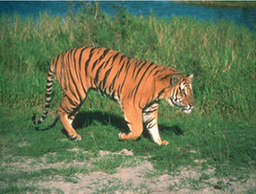
#> input picture experiment6/origin.png, 256 x 194 px, shrunk from 481 x 364 before the run, found by its file name
$ python '先转换为亮度.py'
#> lines starting #> are read from the running program, lines starting #| are printed output that depends on the picture
import cv2
import numpy as np
from sklearn.cluster import SpectralClustering
import matplotlib.pyplot as plt
from sklearn.preprocessing import StandardScaler

def adjust_brightness(image, beta=50):
    """
    调整图像亮度。
    beta > 0 增加亮度，beta < 0 减少亮度
    """
    adjusted = cv2.convertScaleAbs(image, alpha=1, beta=beta)
    return adjusted

def extract_features(image):
    """
    提取图像特征，包括颜色和空间位置。
    """
    # 获取图像的高、宽
    h, w, c = image.shape
    # 创建网格坐标
    x, y = np.meshgrid(np.arange(w), np.arange(h))
    # 将特征展平成二维数组
    features = np.zeros((h * w, 5))
    features[:, 0:3] = image.reshape(-1, 3)  # 颜色特征 (B, G, R)
    features[:, 3] = x.reshape(-1) / w  # 归一化x坐标
    features[:, 4] = y.reshape(-1) / h  # 归一化y坐标

    # 标准化特征以提高聚类效果
    scaler = StandardScaler()
    features = scaler.fit_transform(features)

    return features

def normalized_cut_segmentation(image, n_clusters=2, n_neighbors=20):
    """
    使用归一化切（Spectral Clustering）进行图像分割。

    参数:
    - image: 输入图像
    - n_clusters: 聚类数量
    - n_neighbors: 最近邻数量
    """
    features = extract_features(image)
    # 使用谱聚类进行分割
    spectral = SpectralClustering(n_clusters=n_clusters,
                                  eigen_solver='arpack',
                                  affinity='nearest_neighbors',
                                  n_neighbors=n_neighbors,
                                  assign_labels='kmeans',
                                  random_state=42)
    labels = spectral.fit_predict(features)
    # 将标签重塑为图像尺寸
    segmented = labels.reshape(image.shape[:2])
    return segmented

def main():
    # 读取图像
    image_path = 'F:/DIP/experiment6/origin.png'  # 替换为你的图像路径
    image = cv2.imread(image_path)
#> image is the input picture: shape (194, 256, 3); mean B, G, R 84.1, 119, 103.5
    if image is None:
        print("无法读取图像，请检查路径是否正确。")
        return

    # 可选：缩放图像以减少计算量
    scale_percent = 50  # 缩放到50%，根据需要调整
    width = int(image.shape[1] * scale_percent / 100)
#> width = 128
    height = int(image.shape[0] * scale_percent / 100)
#> height = 97
    dim = (width, height)
#> dim = (128, 97)
    image = cv2.resize(image, dim, interpolation=cv2.INTER_AREA)
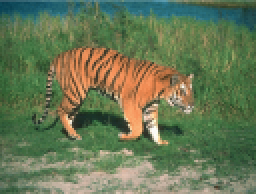
#> image: shape (97, 128, 3) (shown 2 times larger); mean B, G, R 84.2, 119.1, 103.6

    # 调整亮度
    bright_image = adjust_brightness(image, beta=50)  # 增加亮度
#> in adjust_brightness, `adjusted = cv2.convertScaleAbs(image, alpha=1, beta=beta)`:
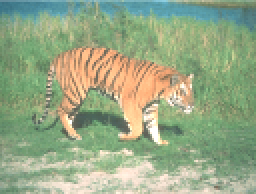
#> adjusted: shape (97, 128, 3) (shown 2 times larger); mean B, G, R 134.2, 169, 152

    # 图像分割
    n_clusters = 4  # 分割成区域，可以根据需要调整
    n_neighbors = 30  # 增加邻居数量以提高连通性
    segmented = normalized_cut_segmentation(bright_image, n_clusters=n_clusters, n_neighbors=n_neighbors)
#> in normalized_cut_segmentation, `labels = spectral.fit_predict(features)`: labels = 12416 values, max 3 at index 1776, min 0 at index 1280, mean 1.35
#> in normalized_cut_segmentation, `segmented = labels.reshape(image.shape[:2])`:
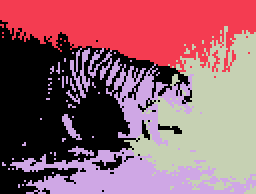
#> segmented: shape (97, 128) int32 (shown 2 times larger); 4 distinct labels, from 0 to 3; one colour per label, 0 black

    # 映射分割结果到颜色
    segmented_color = np.zeros_like(image)
    colors = [
        [0, 0, 0],        # 黑色
        [255, 0, 0],      # 蓝色
        [0, 255, 0],      # 绿色
        [0, 0, 255],      # 红色
        [255, 255, 0],    # 青色
        [255, 0, 255],    # 品红
        [0, 255, 255],    # 黄色
        [255, 255, 255]   # 白色
    ]
    for i in range(n_clusters):
        segmented_color[segmented == i] = colors[i % len(colors)]

    # 显示结果
    plt.figure(figsize=(12, 6))

    plt.subplot(1, 3, 1)
    plt.title('原始图像')
    plt.imshow(cv2.cvtColor(image, cv2.COLOR_BGR2RGB))
    plt.axis('off')

    plt.subplot(1, 3, 2)
    plt.title('亮度调整后的图像')
    plt.imshow(cv2.cvtColor(bright_image, cv2.COLOR_BGR2RGB))
    plt.axis('off')

    plt.subplot(1, 3, 3)
    plt.title('归一化切分割结果')
    plt.imshow(segmented_color)
    plt.axis('off')

    plt.tight_layout()
    plt.show()
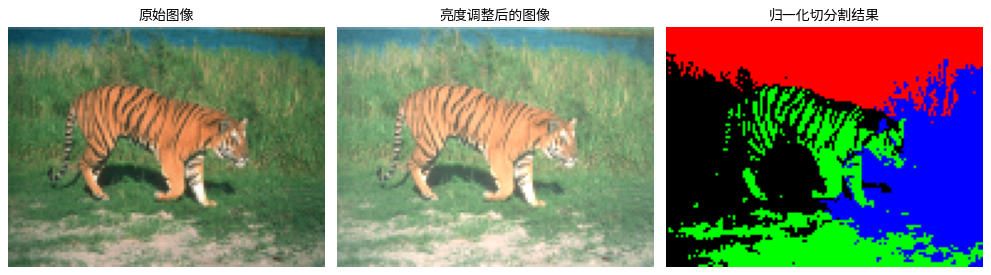
#> figure drawn by matplotlib, 3 panels

    # 保存结果
    cv2.imwrite('F:/DIP/experiment6/liangdu_segmented_image.jpg', segmented_color)
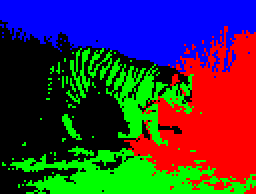
#> saved as liangdu_segmented_image.jpg: shape (97, 128, 3) (shown 2 times larger); mean B, G, R 63.5, 51, 59.2
    print("分割结果已保存为 'segmented_image.jpg'")

if __name__ == "__main__":
    main()
